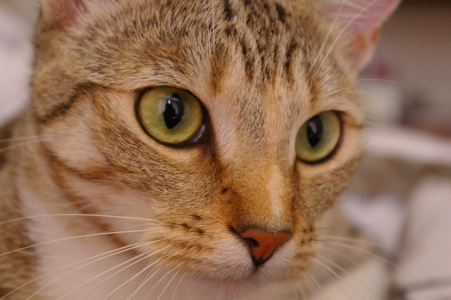
#> input picture data/benchmarks/cat.png, 451 x 300 px
$ jupyter execute --allow-errors Lab-1.ipynb
#> lines starting #> are read from the running program, lines starting #| are printed output that depends on the picture
[cell 1]
import cv2
import numpy as np
import matplotlib.pyplot as plt

image = cv2.imread("../data/benchmarks/cat.png", cv2.IMREAD_GRAYSCALE)
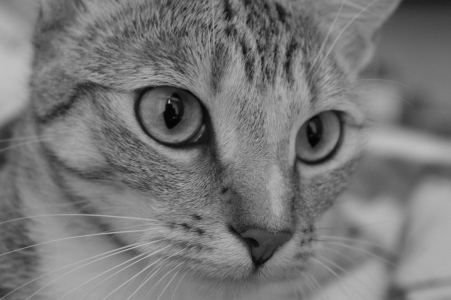
#> image: shape (300, 451); min 3, max 194, mean 118.9

sobel_kernel = np.array([[1, 2, 1], [0, 0, 0], [-1, -2, -1]])   # Sobel kernel for edge detection

convolved_image = cv2.filter2D(image, -1, sobel_kernel) # Actual process of Convolution
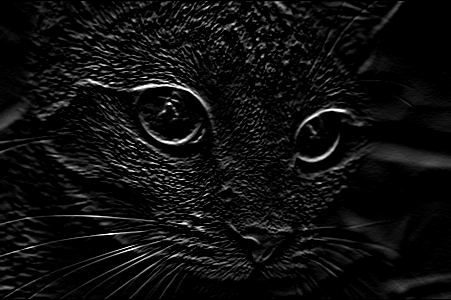
#> convolved_image: shape (300, 451); min 0, max 255, mean 15

plt.imshow(convolved_image, cmap='gray')
plt.show()

$ run again, with data/benchmarks/astronaut.png copied over data/benchmarks/cat.png
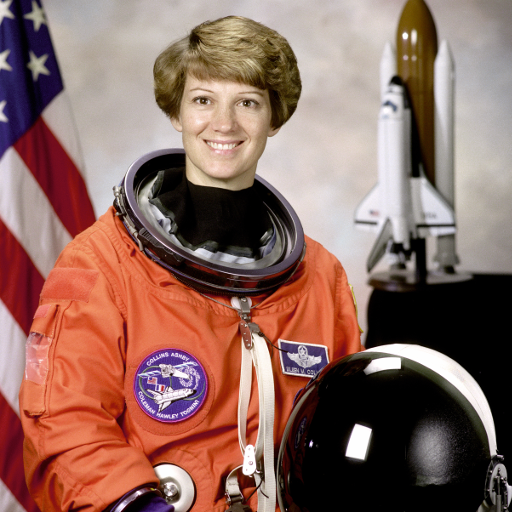
#> input picture data/benchmarks/astronaut.png, 512 x 512 px
#> `image = cv2.imread("../data/benchmarks/cat.png", cv2.IMREAD_GRAYSCALE)`:
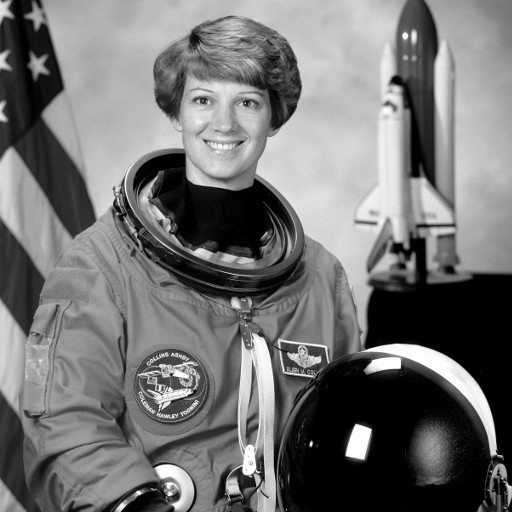
#> image: shape (512, 512); min 0, max 255, mean 115
#> `convolved_image = cv2.filter2D(image, -1, sobel_kernel)`:
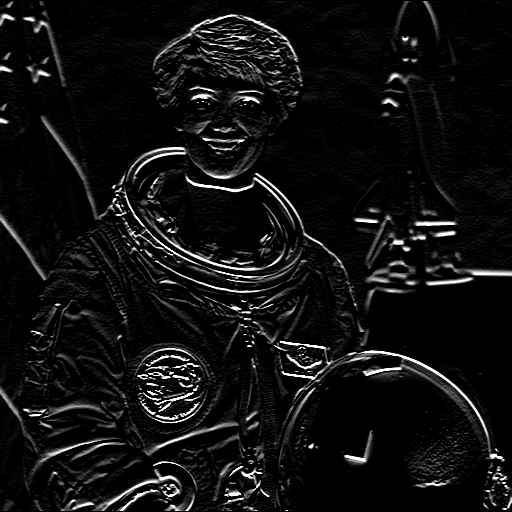
#> convolved_image: shape (512, 512); min 0, max 255, mean 16.7

$ run again, with data/benchmarks/grass.png copied over data/benchmarks/cat.png
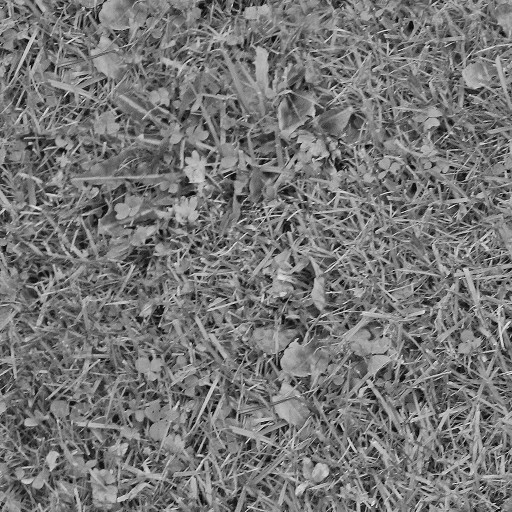
#> input picture data/benchmarks/grass.png, 512 x 512 px
#> image is the input picture: shape (512, 512); min 0, max 244, mean 118.2
#> `convolved_image = cv2.filter2D(image, -1, sobel_kernel)`:
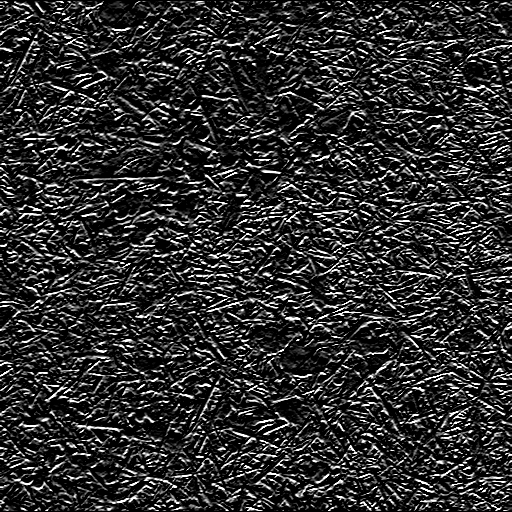
#> convolved_image: shape (512, 512); min 0, max 255, mean 46.7
